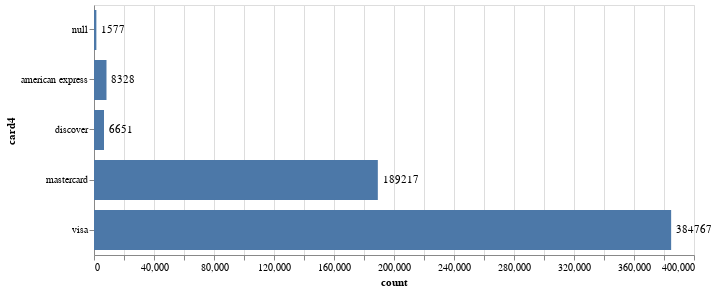

The notebook cell this image was saved under:
### Code cell
bar_chart=alt.Chart(card4Group).mark_bar(size=40).encode(x='count:Q',y='card4:N')
bar_text = bar_chart.mark_text(align='left', baseline='middle', dx=5).encode(text='count:Q')
(bar_chart + bar_text).properties(height=alt.Step(50), width=600)

### Figure 1 — Vega-Lite specification as saved in the notebook (floating-point values rounded to 4 significant figures)
{"$schema": "https://vega.github.io/schema/vega-lite/v4.17.0.json", "config": {"view": {"continuousHeight": 300, "continuousWidth": 400}}, "data": {"name": "data-035ce3365887a5573fc10ac4d92bdb85"}, "datasets": {"data-035ce3365887a5573fc10ac4d92bdb85": [{"card4": "american express", "count": 8328}, {"card4": "discover", "count": 6651}, {"card4": "mastercard", "count": 189217}, {"card4": "visa", "count": 384767}, {"card4": null, "count": 1577}]}, "height": {"step": 50}, "layer": [{"encoding": {"x": {"field": "count", "type": "quantitative"}, "y": {"field": "card4", "type": "nominal"}}, "mark": {"size": 40, "type": "bar"}}, {"encoding": {"text": {"field": "count", "type": "quantitative"}, "x": {"field": "count", "type": "quantitative"}, "y": {"field": "card4", "type": "nominal"}}, "mark": {"align": "left", "baseline": "middle", "dx": 5, "type": "text"}}], "width": 600}
